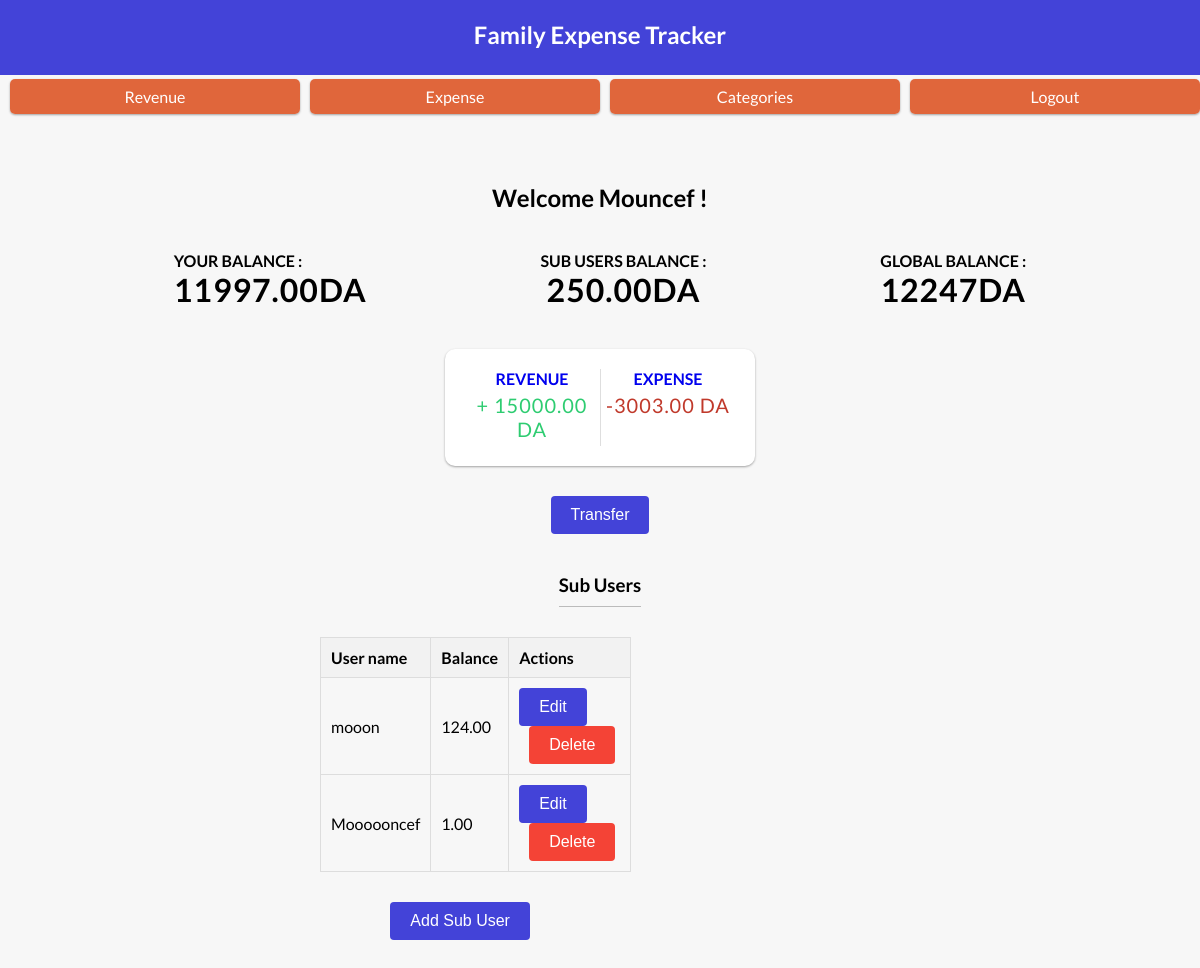
Screenshot of /pages/sub_users.php (signed in) with the database file from the repository.
### tables this page shows
CREATE TABLE `sub_users` (
  `sub_user_id` int(11) NOT NULL,
  `user_id` int(11) NOT NULL,
  `username` varchar(50) NOT NULL,
  `password` varchar(255) NOT NULL,
  `status` enum('active','disabled') NOT NULL DEFAULT 'active'
);

### utility/get_balances.php (called while the page is built, shortened)
<?php
require_once "db_connection.php";
$user_id = $_SESSION['user_id'];
$username = $_SESSION['username'];
$stmt = $conn->prepare("SELECT
        (SELECT IFNULL(SUM(revenue_amount),0) FROM revenue WHERE user_id = ? AND sub_user_id is NULL) -
        (SELECT IFNULL(SUM(expense_amount),0) FROM expenses WHERE user_id = ? AND sub_user_id is NULL ) AS balance");
$stmt->bind_param("ii", $user_id, $user_id);
$stmt->execute();
$result = $stmt->get_result();
if ($result->num_rows > 0) {
    $row = $result->fetch_assoc();
    $user_balance = $row["balance"];
} else {
    $_SESSION["error_message"] = "No balance found for the user.";
}
$stmt = $conn->prepare("SELECT
        (SELECT IFNULL(SUM(revenue_amount),0) FROM revenue WHERE user_id = ? AND sub_user_id is NULL) AS revenue");
$stmt->bind_param("i", $user_id);
$stmt->execute();
$result = $stmt->get_result();
if ($result->num_rows > 0) {
    $row = $result->fetch_assoc();
    $user_revenue = $row["revenue"];
} else {
    $_SESSION["error_message"] = "No revenue found for the user.";
}
$stmt = $conn->prepare("SELECT
        (SELECT IFNULL(SUM(expense_amount),0) FROM expenses WHERE user_id = ? AND sub_user_id is NULL) AS expense");
$stmt->bind_param("i", $user_id);
$stmt->execute();
$result = $stmt->get_result();
if ($result->num_rows > 0) {
    $row = $result->fetch_assoc();
    $user_expenses = $row["expense"];
} else {
    $_SESSION["error_message"] = "No revenue found for the user.";
}
$stmt = $conn->prepare("SELECT SUM((SELECT IFNULL(SUM(revenue_amount),0) FROM Revenue WHERE user_id = ? AND sub_user_id IS NOT NULL) -
(SELECT IFNULL(SUM(expense_amount),0) FROM Expenses WHERE user_id = ? AND sub_user_id IS NOT NULL)) AS balance FROM sub_users WHERE user_id = ?");
$stmt->bind_param("iii", $user_id, $user_id, $user_id);
$stmt->execute();
$result = $stmt->get_result();
if ($result->num_rows > 0) {
    $row = $result->fetch_assoc();
    $sub_users_balance = $row["balance"];
} else {
    $_SESSION["error_message"] = "No Sub-Users balance found.";
}

### pages/sub_users.php (the view, shortened to what this page needs)
<?php
require_once "../utility/db_connection.php";
include "../utility/get_balances.php";
$global_balance = $user_balance + $sub_users_balance;
$stmt = $conn->prepare("SELECT * FROM sub_users WHERE user_id = ?");
$stmt->bind_param("i", $_SESSION['user_id']);
$stmt->execute();
$result = $stmt->get_result();
?>
<!doctype html>
<html lang="en">
<head>
	<link rel="stylesheet" href="../style/style2.css">
</head>
<body>
	<header>
		<a href="../index.php" class="title">
			<h2>Family Expense Tracker</h2>
		</a>
		<div class="user-profile">
			<a href="../pages/revenue.php" class="btn">Revenue</a>
			<a href="../pages/expense.php" class="btn">Expense</a>
			<a href="../pages/categories.php" class="btn">Categories</a>
			<a href="../utility/logout.php" class="btn">Logout</a>
		</div>
	</header>
	<h2 class="welcome">Welcome
		<?php echo $username; ?> !</h2>
	<div class="balances">
		<div class="balance">
			<h4>Your balance :</h4>
			<h1><?php echo $user_balance ?>DA</h1>
		</div>
		<div class="balance">
			<h4>Sub Users balance :</h4>
			<h1><?php echo $sub_users_balance ?>DA</h1>
		</div>
		<div class="balance">
			<h4>Global balance :</h4>
			<h1><?php echo $global_balance ?>DA</h1>
		</div>
	</div>
	<div class="inc-exp-container">
		<a href="revenue.php">
			<h4>Revenue</h4>
			<p id="money-plus" class="money plus">+ <?php echo $user_revenue ?> DA</p>
		</a>
		<a href="expense.php">
			<h4>Expense</h4>
			<p id="money-minus" class="money minus">-<?php echo $user_expenses ?> DA</p>
		</a>
	</div>
	<a href="transfer.php">
		<button class="btn-add">Transfer</button>
	</a>
	<section>
		<h3>Sub Users</h3>
		<div class="container-expenses">
			<table>
				<thead>
					<tr>
						<th>User name</th>
						<th>Balance</th>
						<th>Actions</th>
					</tr>
				</thead>
				<?php while ($row = $result->fetch_assoc()) {
					$stmt1 = $conn->prepare("SELECT sub_users.username, sub_users.sub_user_id,
					COALESCE(SUM(revenue.revenue_amount), 0) - COALESCE(SUM(expenses.expense_amount), 0) AS balance
					FROM sub_users
					LEFT JOIN revenue ON sub_users.sub_user_id = revenue.sub_user_id
					LEFT JOIN expenses ON sub_users.sub_user_id = expenses.sub_user_id
					WHERE sub_users.user_id = ? AND sub_users.sub_user_id = ?
					");
					$stmt1->bind_param("ii", $user_id, $row['sub_user_id']);
					$stmt1->execute();
					$result1 = $stmt1->get_result();
					$row1 = $result1->fetch_assoc();
				?>
					<tbody>
						<tr>
							<td><?php echo $row['username'] ?></td>
							<td><?php echo $row1['balance'] ?? 0 ?></td>
							<td>
								<form action="../pages/edit_sub_user.php" method="post">
									<button type="submit" class="btn-edit">Edit</button>
								</form>
								<form action="../utility/delete_sub_user.php" method="post">
									<button type="submit" class="btn-delete">Delete</button>
								</form>
							</td>
						</tr>
					<?php } ?>
					</tbody>
			</table>
			<div class="btn-container">
				<button type="button" class="btn-add">Add Sub User</button>
			</div>
		</div>
</body>
</html>

### style/style2.css (style rules this page uses)
:root { --box-shadow: 0 1px 3px rgba(0, 0, 0, 0.12), 0 1px 2px rgba(0, 0, 0, 0.24); }
* { box-sizing: border-box; }
body { background-color: #f7f7f7; display: flex; flex-direction: column; align-items: center; justify-content: center; min-height: 100vh; margin: 0; font-family: 'Lato', sans-serif; }
.welcome { margin-top: 0%; }
.balances { display: flex; justify-content: space-evenly; flex-direction: row; margin: 20px 0; width: 100%; }
.balance { display: flex; flex-direction: column; }
header { z-index: 99; background-color: #4343d8; color: #FFFFFF; text-align: center; height: 75px; width: 100%; position: fixed; top:0px; }
.title { text-decoration: none; color: white; }
h1 { letter-spacing: 1px; margin: 0; }
h3 { border-bottom: 1px solid #bbb; padding-bottom: 10px; margin: 40px 0 10px; }
h4 { margin: 0; text-transform: uppercase; }
.inc-exp-container { background-color: #fff; border-radius: 10px; box-shadow: var(--box-shadow); padding: 20px; display: flex; justify-content: space-between; margin: 20px 0; }
.inc-exp-container > a { flex: 1; text-align: center; cursor: pointer; text-decoration: none; }
.inc-exp-container > a:first-of-type { border-right: 1px solid #dedede; }
.money { font-size: 20px; letter-spacing: 1px; margin: 5px 0; }
.money.plus { color: #2ecc71; }
.money.minus { color: #c0392b; }
.container-expenses { position: absolute; left: calc(50% - 300px); max-width: 800px; margin: 0 auto; padding: 20px; }
h1 { text-align: center; }
table { margin: 0 auto; border-collapse: collapse; width: 100%; margin-bottom: 50px; }
th, td { padding: 10px; text-align: left; border: 1px solid #ddd; }
th { background-color: #f2f2f2; font-weight: bold; }
.btn-edit, .btn-delete, .btn-add { display: inline-block; padding: 10px 20px; margin-right: 5px; border: none; border-radius: 4px; font-size: 16px; color: #fff; cursor: pointer; text-align: center; }
.btn-edit { background-color: #4343d8; }
.btn-delete { background-color: #f44336; margin-left: 10px; }
.btn-add { background-color: #4343d8; margin-top: 10px; margin-right: 0; }
.btn-container { position: relative; top: -30px; left: -5%; display: flex; justify-content: center; flex-direction: row; align-items: center; }
.user-profile { display: flex; flex-direction: row; align-items: center; }
.btn { cursor: pointer; background-color: #4343d8;; box-shadow: var(--box-shadow); color: #fff; border: 0; display: block; font-size: 16px; margin: 10px 0 30px; padding: 10px; width: 100%; }
.user-profile a { margin-left: 10px; padding: 8px 15px; border-radius: 5px; color: #fff; text-decoration: none; font-size: 16px; background-color: rgba(220, 75, 23, 0.839); }

### rows the page displays
sub_users: username "mooon", balance "124.00"
sub_users: username "Moooooncef", balance "1.00"

### other values shown
$username "Mouncef"
$user_balance "11997.00"
$sub_users_balance "250.00"
$global_balance "12247"
$user_revenue "15000.00"
$user_expenses "3003.00"
